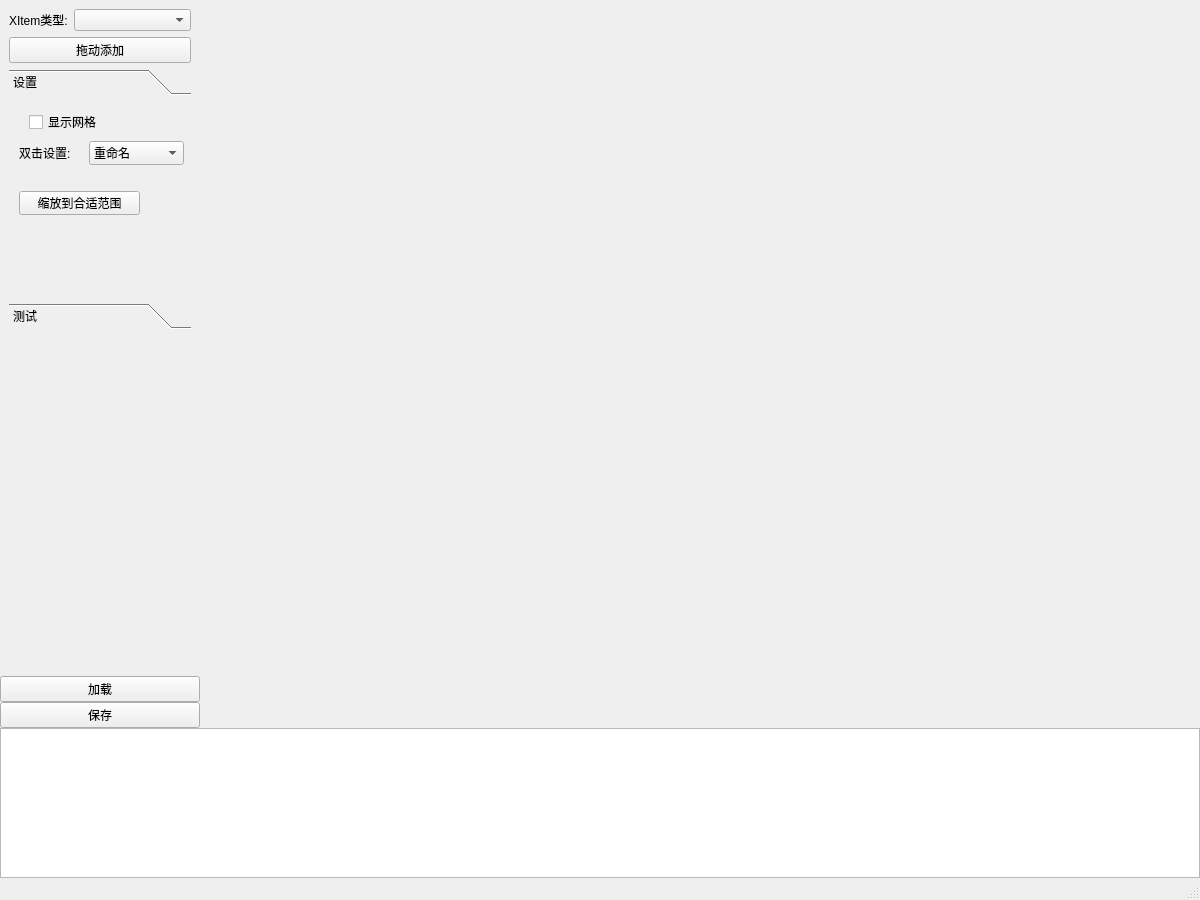
<?xml version="1.0" encoding="UTF-8"?>
<ui version="4.0">
 <class>AppMainWindow</class>
 <widget class="QMainWindow" name="AppMainWindow">
  <property name="geometry">
   <rect>
    <x>0</x>
    <y>0</y>
    <width>1200</width>
    <height>900</height>
   </rect>
  </property>
  <property name="windowTitle">
   <string>AppMainWindow</string>
  </property>
  <widget class="QWidget" name="centralwidget">
   <layout class="QVBoxLayout" name="verticalLayout">
    <property name="spacing">
     <number>0</number>
    </property>
    <property name="leftMargin">
     <number>0</number>
    </property>
    <property name="topMargin">
     <number>0</number>
    </property>
    <property name="rightMargin">
     <number>0</number>
    </property>
    <property name="bottomMargin">
     <number>0</number>
    </property>
    <item>
     <layout class="QGridLayout" name="gridMain">
      <item row="0" column="1">
       <widget class="QWidget" name="wdgGraphics" native="true"/>
      </item>
      <item row="0" column="0">
       <widget class="QWidget" name="wdgOpt" native="true">
        <property name="minimumSize">
         <size>
          <width>200</width>
          <height>0</height>
         </size>
        </property>
        <property name="maximumSize">
         <size>
          <width>200</width>
          <height>16777215</height>
         </size>
        </property>
        <layout class="QVBoxLayout" name="verticalLayout_2">
         <property name="spacing">
          <number>0</number>
         </property>
         <property name="leftMargin">
          <number>0</number>
         </property>
         <property name="topMargin">
          <number>0</number>
         </property>
         <property name="rightMargin">
          <number>0</number>
         </property>
         <property name="bottomMargin">
          <number>0</number>
         </property>
         <item>
          <widget class="QStackedWidget" name="staWdgXItem">
           <property name="maximumSize">
            <size>
             <width>16777215</width>
             <height>500</height>
            </size>
           </property>
           <property name="currentIndex">
            <number>0</number>
           </property>
           <widget class="QWidget" name="swPage_XItem">
            <layout class="QFormLayout" name="formLayout">
             <item row="0" column="0">
              <widget class="QLabel" name="lbXItemType">
               <property name="text">
                <string>XItem类型:</string>
               </property>
              </widget>
             </item>
             <item row="0" column="1">
              <widget class="QComboBox" name="cmbXItemType"/>
             </item>
             <item row="1" column="0" colspan="2">
              <widget class="QPushButton" name="btnXItem">
               <property name="text">
                <string>拖动添加</string>
               </property>
              </widget>
             </item>
             <item row="2" column="0" colspan="2">
              <widget class="QToolBox" name="toolOpt">
               <property name="currentIndex">
                <number>0</number>
               </property>
               <widget class="QWidget" name="toolPage_SceneViewSet">
                <property name="geometry">
                 <rect>
                  <x>0</x>
                  <y>0</y>
                  <width>182</width>
                  <height>191</height>
                 </rect>
                </property>
                <attribute name="label">
                 <string>设置</string>
                </attribute>
                <widget class="QCheckBox" name="ckbShowGrid">
                 <property name="geometry">
                  <rect>
                   <x>20</x>
                   <y>10</y>
                   <width>82</width>
                   <height>22</height>
                  </rect>
                 </property>
                 <property name="text">
                  <string>显示网格</string>
                 </property>
                </widget>
                <widget class="QComboBox" name="cmbMDoubleSet">
                 <property name="geometry">
                  <rect>
                   <x>80</x>
                   <y>40</y>
                   <width>95</width>
                   <height>24</height>
                  </rect>
                 </property>
                 <item>
                  <property name="text">
                   <string>重命名</string>
                  </property>
                 </item>
                 <item>
                  <property name="text">
                   <string>切换图标</string>
                  </property>
                 </item>
                </widget>
                <widget class="QLabel" name="lbMDoubleSet">
                 <property name="geometry">
                  <rect>
                   <x>10</x>
                   <y>40</y>
                   <width>61</width>
                   <height>24</height>
                  </rect>
                 </property>
                 <property name="text">
                  <string>双击设置:</string>
                 </property>
                </widget>
                <widget class="QPushButton" name="btnZoomToFit">
                 <property name="geometry">
                  <rect>
                   <x>10</x>
                   <y>90</y>
                   <width>121</width>
                   <height>24</height>
                  </rect>
                 </property>
                 <property name="text">
                  <string>缩放到合适范围</string>
                 </property>
                </widget>
               </widget>
               <widget class="QWidget" name="toolPage_SceneTest">
                <property name="geometry">
                 <rect>
                  <x>0</x>
                  <y>0</y>
                  <width>182</width>
                  <height>191</height>
                 </rect>
                </property>
                <attribute name="label">
                 <string>测试</string>
                </attribute>
                <widget class="QPushButton" name="btnShowSon">
                 <property name="geometry">
                  <rect>
                   <x>10</x>
                   <y>10</y>
                   <width>80</width>
                   <height>24</height>
                  </rect>
                 </property>
                 <property name="text">
                  <string>显示当前后代</string>
                 </property>
                </widget>
                <widget class="QPushButton" name="btnShowFather">
                 <property name="geometry">
                  <rect>
                   <x>10</x>
                   <y>40</y>
                   <width>80</width>
                   <height>24</height>
                  </rect>
                 </property>
                 <property name="text">
                  <string>显示当前祖先</string>
                 </property>
                </widget>
                <widget class="QPushButton" name="btnHideICon">
                 <property name="geometry">
                  <rect>
                   <x>10</x>
                   <y>100</y>
                   <width>80</width>
                   <height>24</height>
                  </rect>
                 </property>
                 <property name="text">
                  <string>隐藏图像</string>
                 </property>
                </widget>
               </widget>
              </widget>
             </item>
            </layout>
           </widget>
          </widget>
         </item>
         <item>
          <spacer name="verticalSpacer">
           <property name="orientation">
            <enum>Qt::Vertical</enum>
           </property>
           <property name="sizeHint" stdset="0">
            <size>
             <width>20</width>
             <height>40</height>
            </size>
           </property>
          </spacer>
         </item>
         <item>
          <widget class="QPushButton" name="btnLoad">
           <property name="text">
            <string>加载</string>
           </property>
          </widget>
         </item>
         <item>
          <widget class="QPushButton" name="btnSave">
           <property name="text">
            <string>保存</string>
           </property>
          </widget>
         </item>
        </layout>
       </widget>
      </item>
     </layout>
    </item>
    <item>
     <widget class="QPlainTextEdit" name="ptxtInfo">
      <property name="minimumSize">
       <size>
        <width>0</width>
        <height>150</height>
       </size>
      </property>
      <property name="maximumSize">
       <size>
        <width>16777215</width>
        <height>150</height>
       </size>
      </property>
     </widget>
    </item>
   </layout>
  </widget>
  <widget class="QMenuBar" name="menubar">
   <property name="geometry">
    <rect>
     <x>0</x>
     <y>0</y>
     <width>1200</width>
     <height>21</height>
    </rect>
   </property>
  </widget>
  <widget class="QStatusBar" name="statusbar"/>
 </widget>
 <resources/>
 <connections/>
</ui>
